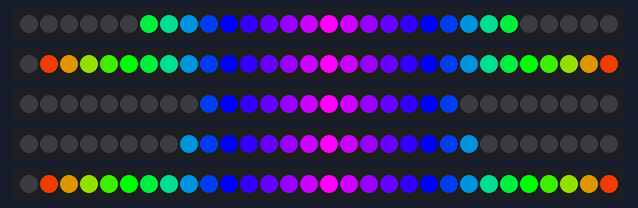
A sketch run on a simulated Arduino Uno, built with avr-gcc and run on an emulated ATmega328P. Parts: 5 × 30 RGB LEDs in strip order, left to right. Random numbers use the default seed unless the sketch sets one.

Above: at 0.02 s.
At 5.01 s:
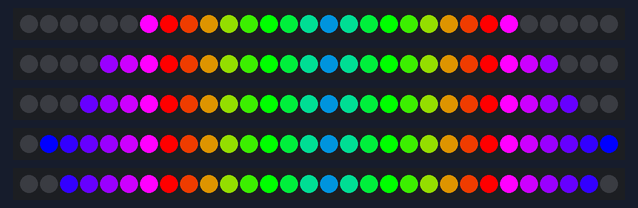
At 10.0 s:
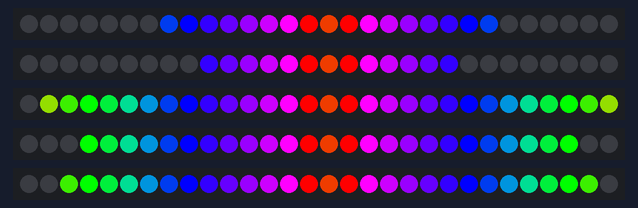
At 19.97 s:
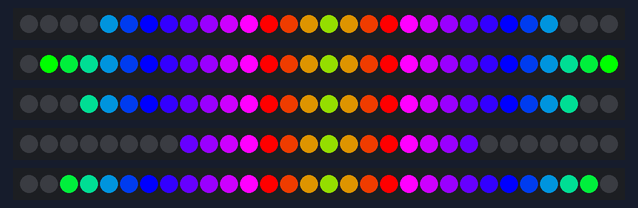
At 29.95 s:
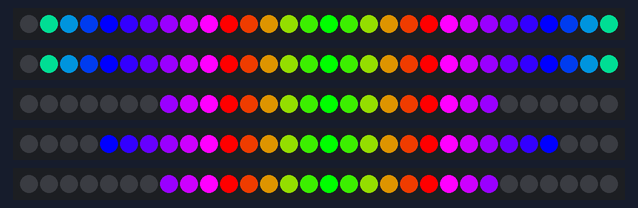
At 39.92 s:
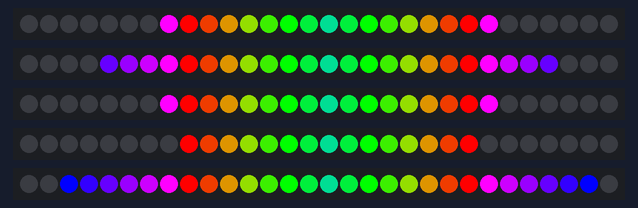

The sketch:

colorSoundbar.ino
```cpp
#include <Adafruit_NeoPixel.h>
#ifdef __AVR__
  #include <avr/power.h>
#endif

#define NUM_PIXELS 30
#define NUM_LED_STRIPS 5
#define WAIT 50
#define WAIT2 2
#define DEBUG 1

// Parameter 1 = number of pixels in strip
// Parameter 2 = Arduino pin number (most are valid)
// Parameter 3 = pixel type flags, add together as needed:
//   NEO_KHZ800  800 KHz bitstream (most NeoPixel products w/WS2812 LEDs)
//   NEO_KHZ400  400 KHz (classic 'v1' (not v2) FLORA pixels, WS2811 drivers)
//   NEO_GRB     Pixels are wired for GRB bitstream (most NeoPixel products)
//   NEO_RGB     Pixels are wired for RGB bitstream (v1 FLORA pixels, not v2)
//   NEO_RGBW    Pixels are wired for RGBW bitstream (NeoPixel RGBW products)

// initiate number of strips

Adafruit_NeoPixel s;

Adafruit_NeoPixel strip_0 = Adafruit_NeoPixel(NUM_PIXELS, 2, NEO_GRB + NEO_KHZ800);
Adafruit_NeoPixel strip_1 = Adafruit_NeoPixel(NUM_PIXELS, 3, NEO_GRB + NEO_KHZ800);
Adafruit_NeoPixel strip_2 = Adafruit_NeoPixel(NUM_PIXELS, 4, NEO_GRB + NEO_KHZ800);
Adafruit_NeoPixel strip_3 = Adafruit_NeoPixel(NUM_PIXELS, 5, NEO_GRB + NEO_KHZ800);
Adafruit_NeoPixel strip_4 = Adafruit_NeoPixel(NUM_PIXELS, 6, NEO_GRB + NEO_KHZ800);

//Adafruit_NeoPixel strip_5 = Adafruit_NeoPixel(NUM_PIXELS, 7, NEO_GRB + NEO_KHZ800);
//Adafruit_NeoPixel strip_6 = Adafruit_NeoPixel(NUM_PIXELS, 8, NEO_GRB + NEO_KHZ800);
//Adafruit_NeoPixel strip_7 = Adafruit_NeoPixel(NUM_PIXELS, 9, NEO_GRB + NEO_KHZ800);
//Adafruit_NeoPixel strip_8 = Adafruit_NeoPixel(NUM_PIXELS, 10, NEO_GRB + NEO_KHZ800);
//Adafruit_NeoPixel strip_9 = Adafruit_NeoPixel(NUM_PIXELS, 11, NEO_GRB + NEO_KHZ800);

// IMPORTANT: To reduce NeoPixel burnout risk, add 1000 uF capacitor across
// pixel power leads, add 300 - 500 Ohm resistor on first pixel's data input
// and minimize distance between Arduino and first pixel.  Avoid connecting
// on a live circuit...if you must, connect GND first.

void setup() {
#ifdef DEBUG
Serial.begin(9600);
#endif

  strip_0.begin();
  strip_1.begin();
  strip_2.begin();
  strip_3.begin();
  strip_4.begin();


  strip_0.show(); // Initialize all pixels to 'off'
  strip_1.show();
  strip_2.show();
  strip_3.show();
  strip_4.show();

 void setColors( uint32_t newColors);
}
uint32_t colors[NUM_LED_STRIPS][NUM_PIXELS];  //initiate 2D array of colors
byte frequency[NUM_LED_STRIPS];
//uint32_t temp[NUM_LED_STRIPS][NUM_PIXELS];  //initiate 2D array of colors
int t,u;
void loop() {
  for(int i=0; i<NUM_LED_STRIPS; i++) {
    frequency[i] = random(100,255);
  }
  colorSoundBar(frequency);
//   vRainbowCycle();
//   rainbowRow();
}

void colorSoundBar(byte freq[]) {
  uint16_t k=NUM_PIXELS/2, freqFactor=255/NUM_PIXELS;
  for(int i=0; i<NUM_LED_STRIPS; i++) {
    for(int j=0; j<NUM_PIXELS; j++) {
      if (j>(k-freq[i]/freqFactor/2)  && j<k) {colors[i][j] = BarColor(((k-j)-u));}
      else if (j>k && j<(k+freq[i]/freqFactor/2)) {colors[i][j] = BarColor(((j-k)-u));}
      else if (j==k) colors[i][j] = BarColor(-u); //define middle color here
      else colors[i][j] = s.Color(0,0,0);

    }

  }
  if(t%WAIT2==0) {u++;} //erase if color change not desired
  t++;
  setColors(colors);

}

//Input WheelPos takes in 0-255 value
uint32_t BarColor(byte WheelPos) {
  WheelPos = WheelPos & NUM_PIXELS/2;
  if(WheelPos <= (NUM_PIXELS/6)) {
    return s.Color(255 - WheelPos * (255/(NUM_PIXELS/6)),0, 255);
  }
  if(WheelPos <= (NUM_PIXELS/3)) {
    WheelPos -= (NUM_PIXELS/6);
    return s.Color(0, WheelPos * (255/(NUM_PIXELS/6)), 255 - WheelPos * (255/(NUM_PIXELS/6)));
  }
  WheelPos -= (NUM_PIXELS/3);
  return s.Color(WheelPos * (255/(NUM_PIXELS/6)), 255 - WheelPos * (255/(NUM_PIXELS/6)), 0);
}


//XXXXXXXXXXXXXXXXXXXXXXXXXXXXXXXXXXXXXXXXXXXXXXXXXXXXXXXXXXXXXXXXXXXXX
// This is the beginning of the functions which set the LED lights.
// saves current state of LED lights into an array.
void saveCurrentState(uint32_t currColors[][30], uint32_t newColors[][30]) {
  for (int i=0; i<NUM_LED_STRIPS;  i++) {
    for (int j=0; j<NUM_PIXELS; j++) {
      newColors[i][j] = currColors[i][j];
    }
  }
}

// setColors() physically sets the LED light of each pixel and shows it.
void setColors(uint32_t newColors[][30]) {
  for (int i=0; i<NUM_LED_STRIPS;  i++) {
    for (int j=0; j<NUM_PIXELS; j++) {
      setLED(i, j, newColors[i][j]);
    }
  }
  strip_0.show();
  strip_1.show();
  strip_2.show();
  strip_3.show();
  strip_4.show();

/* //add for the other 5 LED strips
  strip_5.show();
  strip_6.show();
  strip_7.show();
  strip_8.show();
  strip_9.show();
*/
  delay(WAIT);
}


// this sets the pixel color at a certain node
void setLED(int row, int light, uint32_t c) {
  switch (row) {
    case 0:
      strip_0.setPixelColor(light, c);
      break;
    case 1:
      strip_1.setPixelColor(light, c);
      break;
    case 2:
      strip_2.setPixelColor(light, c);
      break;
    case 3:
      strip_3.setPixelColor(light, c);
      break;
    case 4:
      strip_4.setPixelColor(light, c);
      break;
/* //this is for all 10 lights
    case 5:
      strip_5.setPixelColor(light, c);
      break;
    case 6:
      strip_6.setPixelColor(light, c);
      break;
    case 7:
      strip_7.setPixelColor(light, c);
      break;
    case 8:
      strip_8.setPixelColor(light, c);
      break;
    case 9:
      strip_9.setPixelColor(light, c);
      break;
*/
  }
}
```
